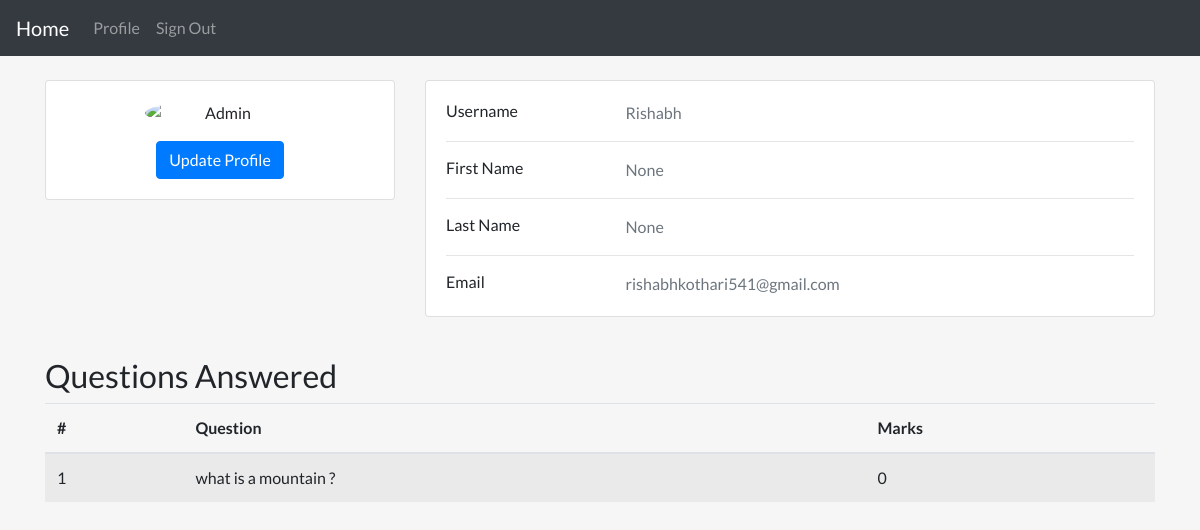
Page /dashboard/ (signed in) on the earlier database version.
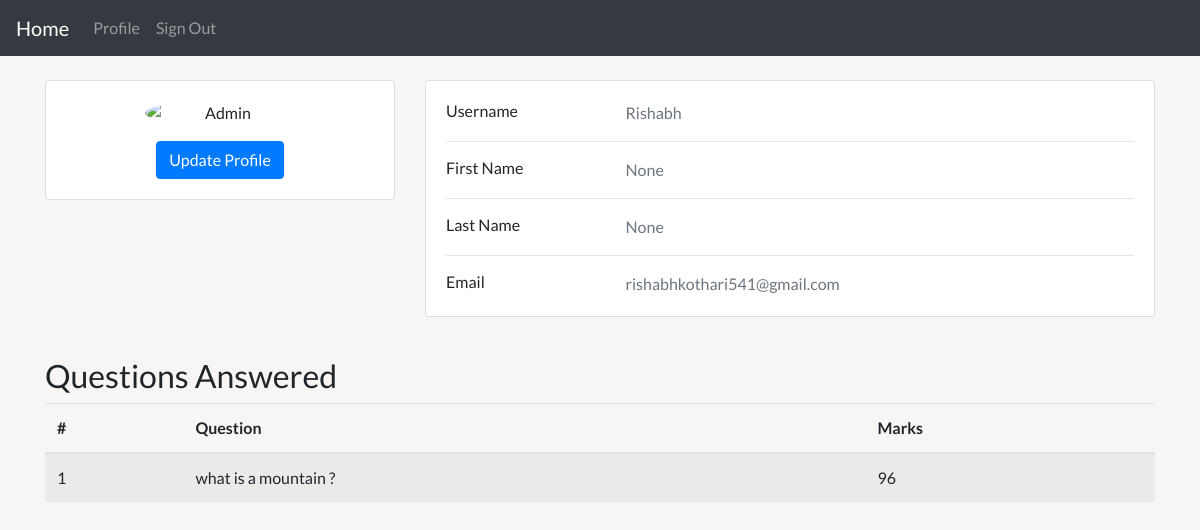
Same page on the later database version.
### quiz/models.py (models this page shows, shortened)
class Response(models.Model):
    user = models.ForeignKey(User, null=False, on_delete=models.CASCADE)
    question = models.ForeignKey(
        Question, on_delete=models.CASCADE, related_name='responses')
    body = models.TextField(null=False)
    marks = models.IntegerField(default=0, validators=[
                                MinValueValidator(0), MaxValueValidator(100)])
    slug = models.SlugField(max_length=255, null=True)
    date_added = models.DateTimeField(auto_now_add=True, null=True, blank=True)

class Question(models.Model):
    author = models.ForeignKey(User, on_delete=models.CASCADE)
    title = models.CharField(max_length=200)
    model_answer = models.TextField(null=True)
    question_code = models.CharField(max_length=200, default=uuid4().hex[:6])
    slug = models.SlugField(max_length=255, null=True)
    date_added = models.DateTimeField(auto_now_add=True, null=True, blank=True)

### user_auth/views.py (the view)
# urls.py: path("dashboard/", views.dashboard, name="dashboard"),
@login_required
def dashboard(request):
    user = request.user
    questions_created = Question.objects.filter(
        author=user).order_by("-date_added")
    questions_responded = Response.objects.filter(
        user=user).order_by("-date_added")
    context = {
        'questions': questions_created,
        'responses': questions_responded
    }
    return render(request, 'custom/dashboard.html', context=context)

### user_auth/templates/custom/dashboard.html (shortened to what this page needs)
{% extends 'layouts/normal_page.html' %}
{% block content %}
<div class="container my-4">
    <div class="main-body">
        <div class="row gutters-sm">
            <div class="col-md-4 mb-3">
                <div class="card">
                    <div class="card-body">
                        <div class="d-flex flex-column align-items-center text-center">
                            <img src="https://bootdey.com/img/Content/avatar/avatar7.png" alt="Admin"
                                class="rounded-circle" width="150">
                            <div class="mt-3">
                                <a href="{% url 'user-update' request.user.slug %}" class="btn btn-primary">Update
                                    Profile</a>
                            </div>
                        </div>
                    </div>
                </div>
            </div>
            <div class="col-md-8">
                <div class="card mb-3">
                    <div class="card-body">
                        <div class="row">
                            <div class="col-sm-3">
                                <h6 class="mb-0">Username</h6>
                            </div>
                            <div class="col-sm-9 text-secondary">
                                {{request.user.username}}
                            </div>
                        </div>
                        <hr>
                        <div class="row">
                            <div class="col-sm-3">
                                <h6 class="mb-0">First Name</h6>
                            </div>
                            <div class="col-sm-9 text-secondary">
                                {{request.user.first_name}}
                            </div>
                        </div>
                        <hr>
                        <div class="row">
                            <div class="col-sm-3">
                                <h6 class="mb-0">Last Name</h6>
                            </div>
                            <div class="col-sm-9 text-secondary">
                                {{request.user.last_name}}
                            </div>
                        </div>
                        <hr>
                        <div class="row">
                            <div class="col-sm-3">
                                <h6 class="mb-0">Email</h6>
                            </div>
                            <div class="col-sm-9 text-secondary">
                                {{request.user.email}}
                            </div>
                        </div>
                    </div>
                </div>
            </div>
        </div>
    </div>
</div>
<div class="container my-4">
    {% if responses|length %}
    <h2>Questions Answered</h2>
    <table class="table table-striped">
        <thead>
            <tr>
                <th scope="col">#</th>
                <th scope="col">Question</th>
                <th scope="col">Marks</th>
            </tr>
        </thead>
        <tbody>
            {% for response in responses %}
            <tr>
                <td>{{forloop.counter}}</td>
                <td>{{response.question.title}}</td>
                <td>{{response.marks}}</td>
            </tr>
            {% endfor %}
        </tbody>
    </table>
    <br>
    {% endif %}
</div>
{% endblock %}

Differences in the rows shown:
changed Response "what is a mountain ?": marks "0" → "96"
